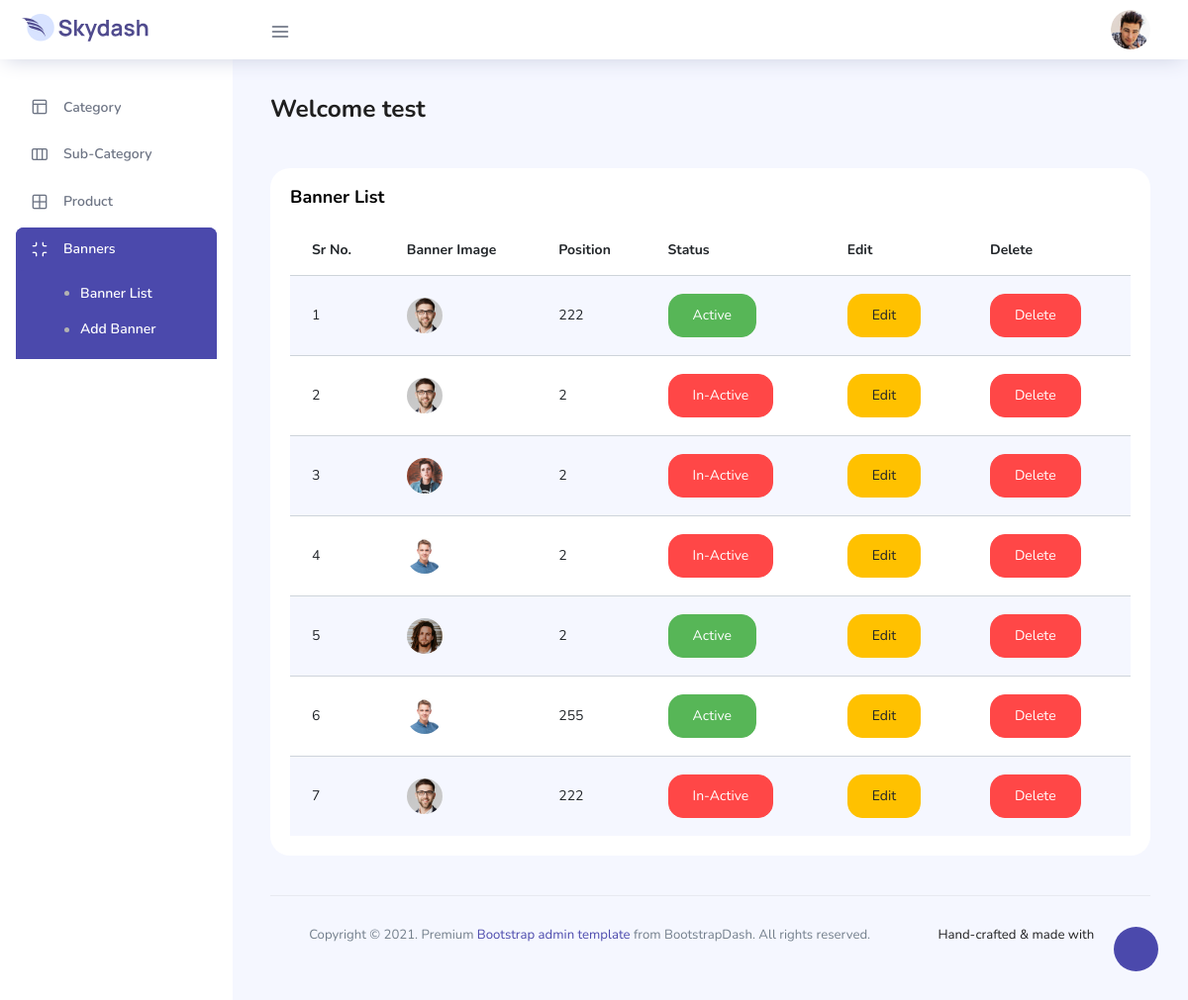
The app's page /banner_list.php (signed in) with its own data.
### tables this page shows
CREATE TABLE IF NOT EXISTS `banners` (
  `banner_id` int(11) NOT NULL AUTO_INCREMENT,
  `status` int(11) NOT NULL,
  `banner_image` varchar(255) NOT NULL,
  `position` int(11) NOT NULL,
  PRIMARY KEY (`banner_id`)
);

### banner_list.php (the view)
<?php
include 'header.php';
?>
<div class="content-wrapper">
    <div class="row">
        <div class="col-md-12 grid-margin">
            <div class="row">
                <div class="col-12 col-xl-8 mb-4 mb-xl-0">
                    <h3 class="font-weight-bold">Welcome <?php echo $_SESSION['username']; ?></h3>
                </div>
            </div>
        </div>
    </div>
    <div class="row">
        <div class="col-lg-12 grid-margin stretch-card">
            <div class="card">
                <div class="card-body">
                    <h4 class="card-title">Banner List</h4>
                    <div class="table-responsive">
                        <table class="table table-striped" id="banners">
                            <thead>
                                <tr>
                                    <th>
                                        Sr No.
                                    </th>
                                    <th>
                                        Banner Image
                                    </th>
                                    <th>
                                        Position
                                    </th>
                                    <th>
                                        Status
                                    </th>
                                    <th>
                                        Edit
                                    </th>
                                    <th>
                                        Delete
                                    </th>
                                </tr>
                            </thead>
                            <tbody>
                                <?php
                                $sql = "SELECT * FROM banners";
                                $result = mysqli_query($conn, $sql);
                                $num = mysqli_num_rows($result);
                                $srno = 0;
                                if ($num > 0) {
                                    while ($row = mysqli_fetch_assoc($result)) {
                                        $id = $row['banner_id'];
                                        $status = $row['status'];
                                        if ($row['status'] == 1) {
                                            $statusClass = "btn-success";
                                            $statusText = "Active";
                                        } else {
                                            $statusClass = "btn-danger";
                                            $statusText = "In-Active";
                                        }
                                        $srno = $srno + 1;
                                ?>
                                        <tr>
                                            <td>
                                                <?php echo $srno; ?>
                                            </td>
                                            <td class="py-1">
                                                <img src="<?php echo $row['banner_image']; ?>" alt="image" />
                                            </td>
                                            <td>
                                                <?php echo $row['position']; ?>
                                            </td>
                                            <td>
                                                <button name='status' class='btn mr-2 <?php echo $statusClass; ?> status_update' value='<?php echo $status; ?>' data-id='<?php echo $id; ?>'><?php echo $statusText; ?></button>
                                            </td>
                                            <td>
                                                <a href='<?php echo "add_banners.php?banner_id=" . $id; ?>' class=" btn btn-warning mr-2">Edit</a>
                                            </td>
                                            <td>
                                                <button class="btn btn-danger mr-2 banner_delete" data-id="<?php echo $row['banner_id']; ?>">Delete</button>
                                            </td>
                                        </tr>
                                <?php }
                                }
                                ?>
                            </tbody>
                        </table>
                    </div>
                </div>
            </div>
        </div>
    </div>
    <?php
    include 'footer.php';
    ?>

### header.php (shortened to what this page needs)
<!DOCTYPE html>
<html lang="en">
<head>
  <link rel="stylesheet" href="vendors/feather/feather.css">
  <link rel="stylesheet" href="vendors/ti-icons/css/themify-icons.css">
  <link rel="stylesheet" href="vendors/css/vendor.bundle.base.css">
  <link rel="stylesheet" href="vendors/select2/select2.min.css">
  <link rel="stylesheet" href="vendors/select2-bootstrap-theme/select2-bootstrap.min.css">
  <link rel="stylesheet" href="vendors/datatables.net-bs4/dataTables.bootstrap4.css">
  <link rel="stylesheet" href="vendors/ti-icons/css/themify-icons.css">
  <link rel="stylesheet" type="text/css" href="js/select.dataTables.min.css">
  <link rel="stylesheet" href="css/vertical-layout-light/style.css">
  <link rel="stylesheet" href="https://cdn.datatables.net/1.10.25/css/jquery.dataTables.min.css">
</head>
<body>
  <div class="container-scroller">
    <nav class="navbar col-lg-12 col-12 p-0 fixed-top d-flex flex-row">
      <div class="text-center navbar-brand-wrapper d-flex align-items-center justify-content-center">
        <a class="navbar-brand brand-logo mr-5" href="index.php"><img src="images/logo.svg" class="mr-2" alt="logo" /></a>
      </div>
      <div class="navbar-menu-wrapper d-flex align-items-center justify-content-end">
        <button class="navbar-toggler navbar-toggler align-self-center" type="button" data-toggle="minimize">
          <span class="icon-menu"></span>
        </button>
        <ul class="navbar-nav navbar-nav-right">
          <li class="nav-item nav-profile dropdown">
            <a class="nav-link dropdown-toggle" href="#" data-toggle="dropdown" id="profileDropdown">
              <img src="images/faces/face28.jpg" alt="profile" />
            </a>
          </li>
        </ul>
      </div>
    </nav>
    <div class="container-fluid page-body-wrapper">
      <div class="theme-setting-wrapper">
        <div id="settings-trigger"><i class="ti-settings"></i></div>
      </div>
      <nav class="sidebar sidebar-offcanvas" id="sidebar">
        <ul class="nav">
          <li class="nav-item">
            <a class="nav-link" data-toggle="collapse" href="#ui-basic" aria-expanded="false" aria-controls="ui-basic">
              <i class="icon-layout menu-icon"></i>
              <span class="menu-title">Category</span>
              <i class="menu-arrow"></i>
            </a>
          </li>
          <li class="nav-item">
            <a class="nav-link" data-toggle="collapse" href="#form-elements" aria-expanded="false" aria-controls="form-elements">
              <i class="icon-columns menu-icon"></i>
              <span class="menu-title">Sub-Category</span>
              <i class="menu-arrow"></i>
            </a>
          </li>
          <li class="nav-item">
            <a class="nav-link" data-toggle="collapse" href="#tables" aria-expanded="false" aria-controls="tables">
              <i class="icon-grid-2 menu-icon"></i>
              <span class="menu-title">Product</span>
              <i class="menu-arrow"></i>
            </a>
          </li>
          <li class="nav-item">
            <a class="nav-link" data-toggle="collapse" href="#icons" aria-expanded="false" aria-controls="icons">
              <i class="icon-contract menu-icon"></i>
              <span class="menu-title">Banners</span>
              <i class="menu-arrow"></i>
            </a>
            <div class="collapse" id="icons">
              <ul class="nav flex-column sub-menu">
                <li class="nav-item"> <a class="nav-link" href="banner_list.php">Banner List</a></li>
                <li class="nav-item"> <a class="nav-link" href="add_banners.php">Add Banner</a></li>
              </ul>
            </div>
          </li>
        </ul>
      </nav>
      <div class="main-panel">

### footer.php (shortened to what this page needs)
<footer class="footer">
    <div class="d-sm-flex justify-content-center justify-content-sm-between">
        <span class="text-muted text-center text-sm-left d-block d-sm-inline-block">Copyright © 2021. Premium <a href="https://www.bootstrapdash.com/" target="_blank">Bootstrap admin template</a> from BootstrapDash. All rights reserved.</span>
        <span class="float-none float-sm-right d-block mt-1 mt-sm-0 text-center">Hand-crafted & made with <i class="ti-heart text-danger ml-1"></i></span>
    </div>
</footer>
</div>
</div>
</div>
</body>
</html>

### records on screen
banners: banner_image (picture), position "222", status "Active"
banners: banner_image (picture), position "2", status "In-Active"
banners: banner_image (picture), position "2", status "In-Active"
banners: banner_image (picture), position "2", status "In-Active"
banners: banner_image (picture), position "2", status "Active"
banners: banner_image (picture), position "255", status "Active"
banners: banner_image (picture), position "222", status "In-Active"

### other values on screen
$_SESSION['username'] "test"
